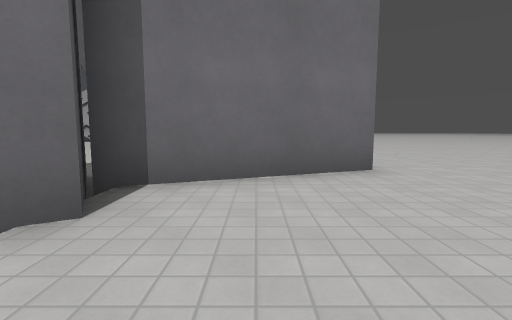
[1] (above)

20 first-person views from a walk through a Godot game level. The camera is 1.2 m above the floor, tilts 6° down and sees 85° across. The floor is counted in squares, 2 m on a side. Each view is taken from the middle of a square. On the plan, view 1 faces up. The plan holds only what a view shows up to about 9 squares ahead; the rest is blank. The place goes on beyond the plan. Characters and animated objects are not drawn. Surface patterns are stand-ins for the level's own textures.

[2]
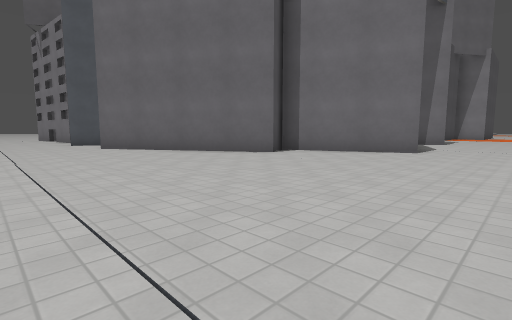

[3]
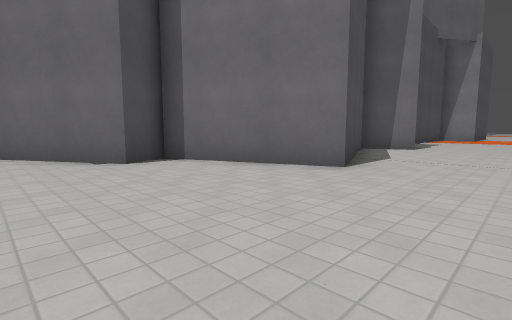

[4]
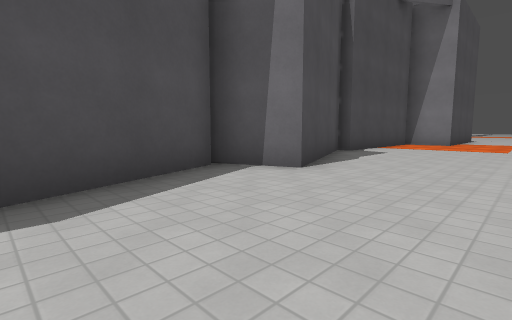

[5]
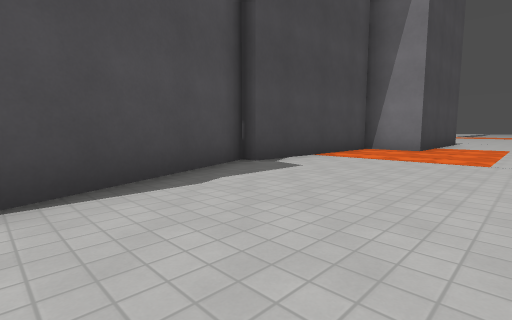

[6]
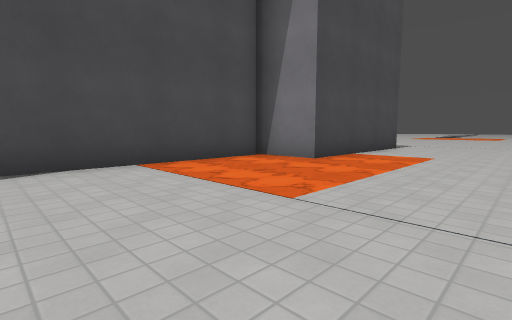

[7]
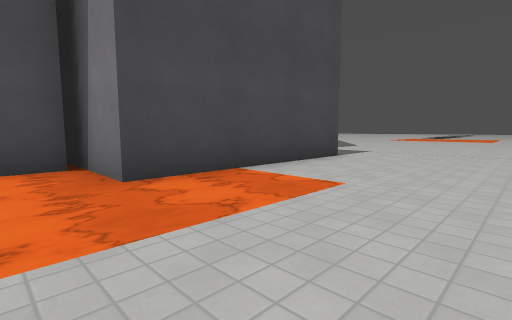

[8]
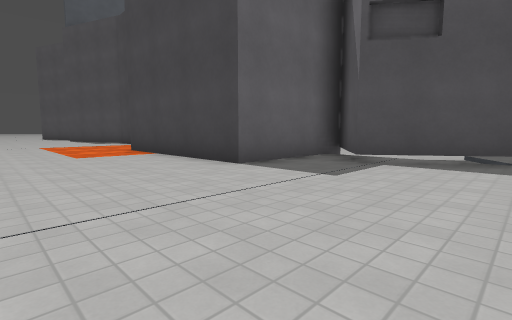

[9]
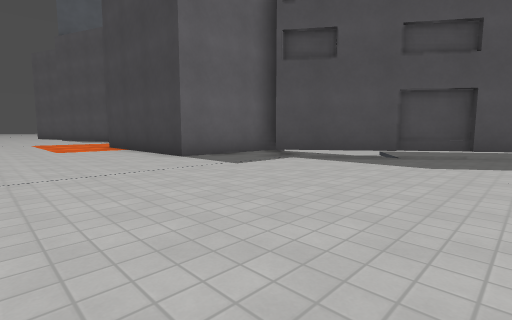

[10]
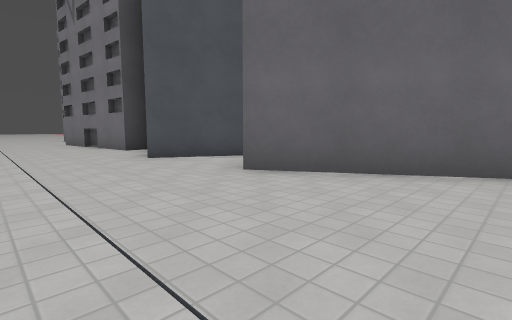

[11]
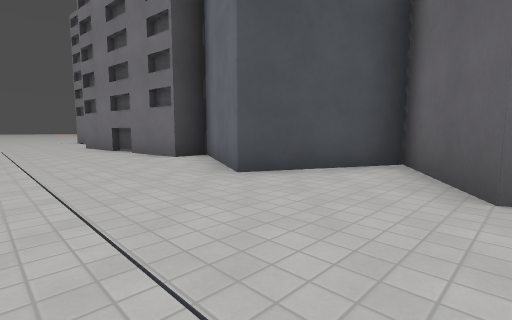

[12]
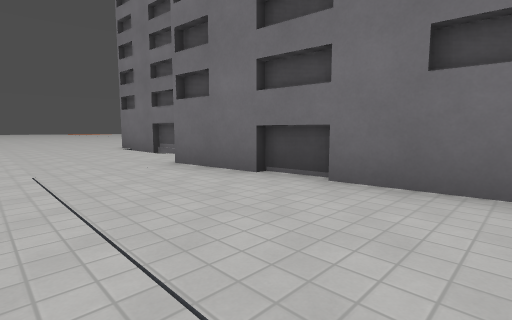

[13]
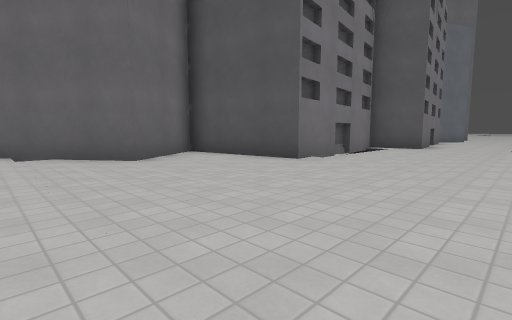

[14]
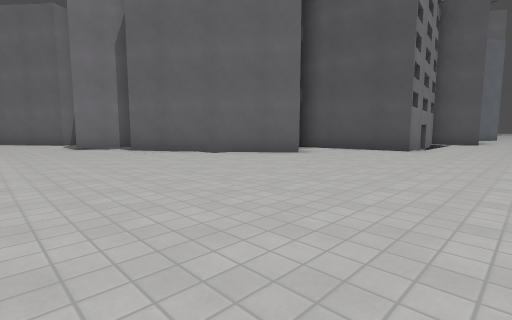

[15]
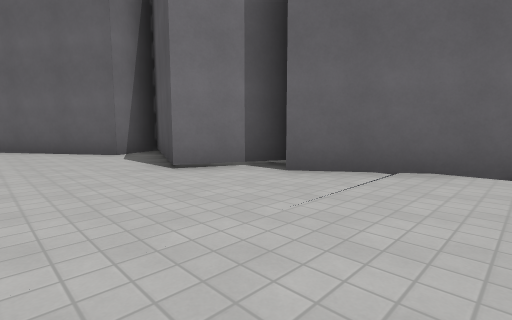

[16]
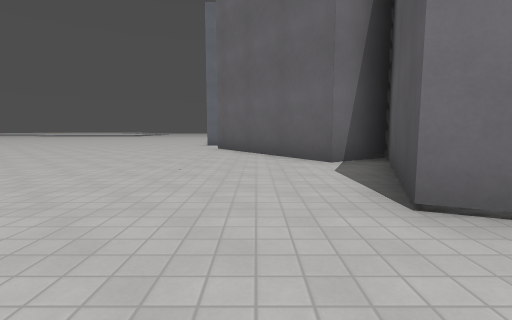

[17]
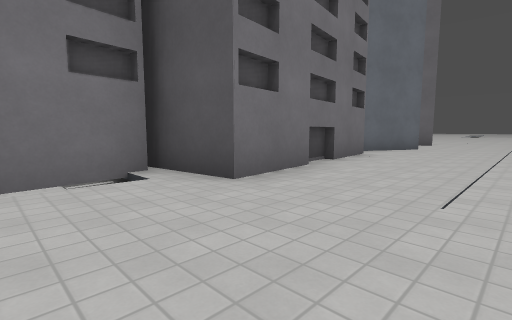

[18]
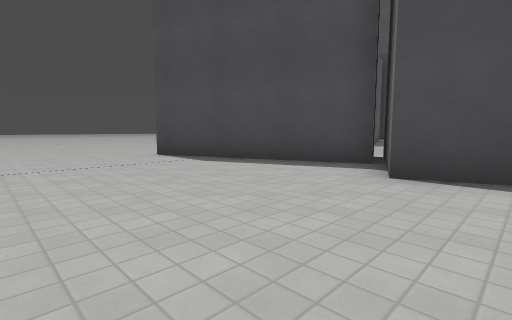

[19]
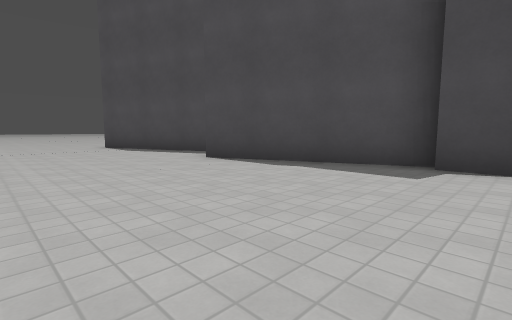

[20]
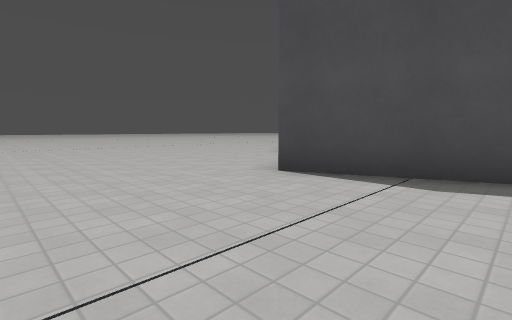

### Floor plan
Key: @ floor where view 1 was taken; # wall or solid block; . main floor; - floor 0.5 m lower than the main floor; ≈ lava the walk keeps out of; H house.
Columns run from 31 left of view 1 to 5 right of it. Each row starts with its distance up from view 1.
 30                             H........
 29                            .H........
 28                            ..H.......
 27                               H......
 26                               #H.....
 25                              HH......
 24                              H###....
 23                                  ....
 22                                  ....
 21                                  H≈..
 20                                  H≈..
 19                              H≈HHH≈..
 18                                H≈≈≈..
 17                                H≈≈≈..
 16                                H≈≈≈..
 15                                H.....
 14 H                              H.....
 13 .H                             H.....
 12 .HH                            H.....
 11 ..HHH                           H....
 10 ....H                           H....
  9 ...H                         HHH.....
  8 ...H                        HHHH.....
  7 ..HH-                           H....
  6 ....H                           H....
  5 ....H                       H   H....
  4 .....H                      HH HHH...
  3 .....H  H                    HH......
  2 ......HH.H                   HH......
  1 .........H  --H       ##H   H........
  0 .........HHHHHH    ####.H HH...@.....
 -1 ..............HHHHHH.##..H...........
 -2 .....................................
 -3 .....................................
 -4     ................................

Where each view was taken, in squares from view 1:
view 1: 0 up, 0 right, facing up
view 2: 4 down, 4 right, facing up-left
view 3: 0 up, 4 right, facing up-left
view 4: 6 up, 4 right, facing up-left
view 5: 10 up, 4 right, facing up-left
view 6: 14 up, 5 right, facing up-left
view 7: 18 up, 5 right, facing up-left
view 8: 28 up, 5 right, facing down-left
view 9: 30 up, 5 right, facing down-left
view 10: 4 down, 3 left, facing up-left
view 11: 4 down, 6 left, facing up-left
view 12: 4 down, 12 left, facing up-left
view 13: 4 down, 27 left, facing up-right
view 14: 3 down, 31 left, facing up-right
view 15: 3 up, 31 left, facing up-right
view 16: 5 up, 30 left, facing up
view 17: 4 down, 19 left, facing up-right
view 18: 11 up, 5 right, facing down-left
view 19: 15 up, 5 right, facing down-left
view 20: 7 up, 5 right, facing down-left
